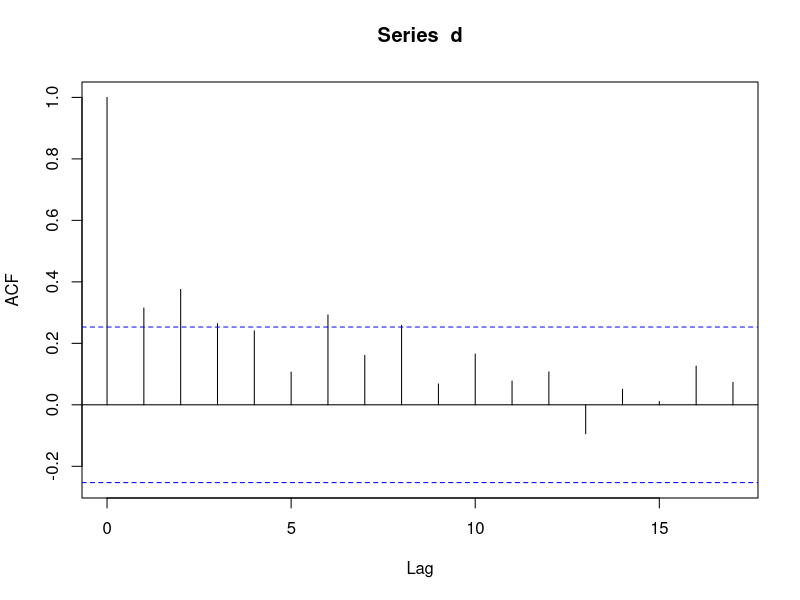
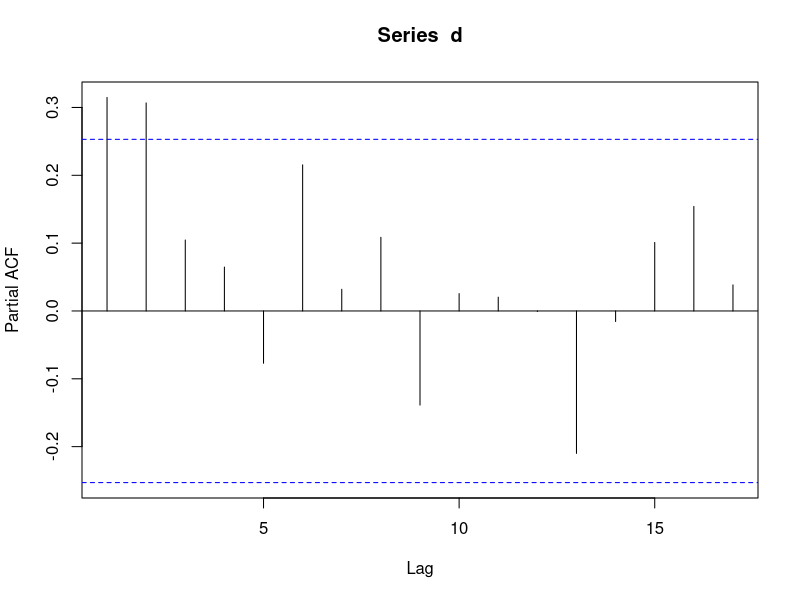
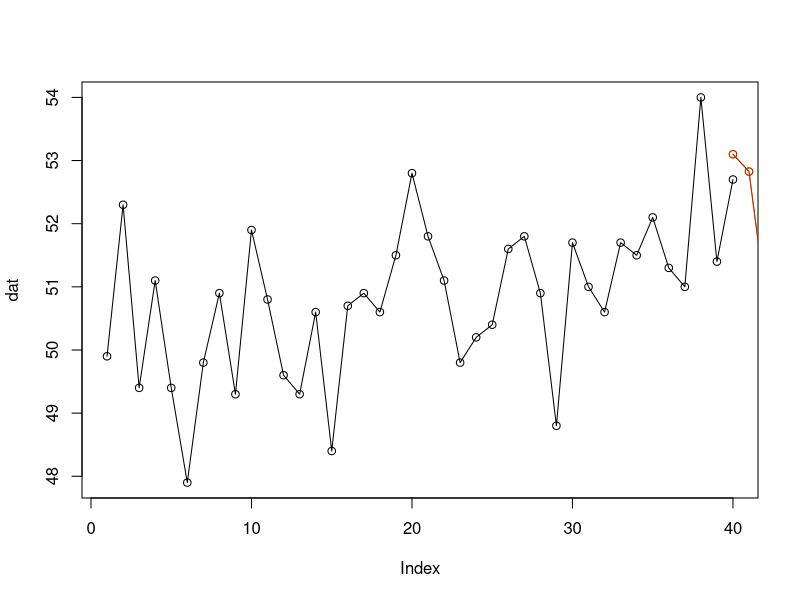

Generate these figures, in order, with R: (Note: this script raises an error after producing the figures.)
#Author & date: Navin K Ipe. July 2018
#License: MIT
#Improving ARIMA model

library(datasets)
library(tseries)
library(zoo)
if(!is.null(dev.list())) dev.off()#clear old plots
cat("\f")#clear console
#rm(list = setdiff(ls(), lsf.str()))#remove all objects except functions
#rm(list=ls())#remove all objects loaded into R
#rm(list=lsf.str())#remove all functions but not variables
#rm(list=ls(all=TRUE))#clear all variables

#d = datasets::AirPassengers#for strong seasonality and trend
#d = datasets::austres#trend but no seasonality
#d = datasets::BJsales#exponential growth trend
#d = datasets::JohnsonJohnson#trend and seasonality
d = datasets::nhtemp#almost already stationary
#d = datasets::USAccDeaths#strong seasonality

testLim = 40
predAhead = 20
#plot(d, main="Main plot", xlab="years", ylab="temperature")
acf(d)
pacf(d)
ad = adf.test(d)
dat = d[1:testLim]
ar = arima(dat, c(1,0,8))
ar2 = arima(dat, c(2,0,9))
pr = predict(ar, n.ahead=predAhead)
pr2 = predict(ar2, n.ahead=predAhead)
plot(dat, type="o")
asd = c(d[testLim+1], pr$pred)
lines(seq(testLim,length(d)), c(d[testLim+1], pr$pred), type="o", col="green")
lines(seq(testLim,length(d)), c(d[testLim+1], pr$pred), type="o", col="red")

dat = na.trim(d[testLim+1:length(d)])
meanSquaredError(dat, pr$pred)


meanSquaredError <- function(original, predicted) {
    original = na.trim(original)
    predicted = na.trim(predicted)
    original
    predicted
    m = (original - predicted)^2
    plot(m)
}
